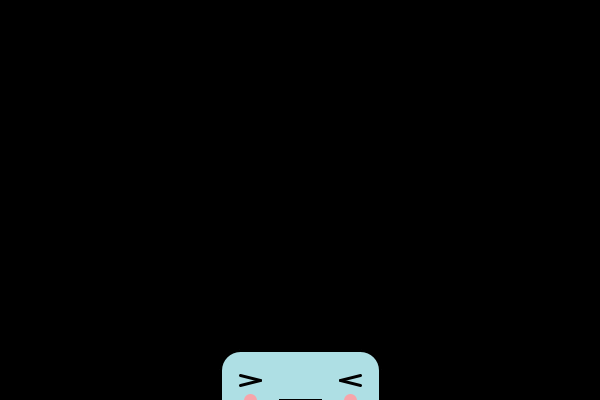
Frame 1 (no input)
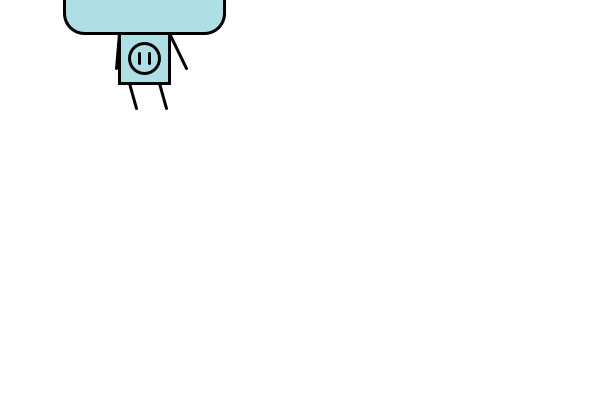
Frame 60 (the mouse pressed at the canvas centre just before this capture)
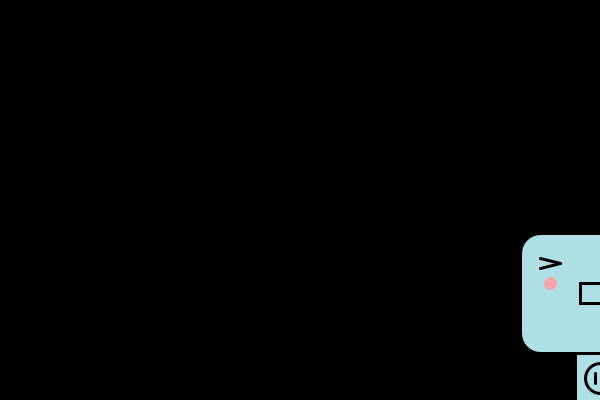
Frame 120 (the mouse held since frame 60 and released just before this capture)

The Processing sketch that drew these frames (run headless with seeded random() and noise(); from frame 60 on, the mouse is pressed at the canvas centre):

// Processing sketch: processing_38828
// ── processing_38828.pde

float robotX;
float robotY;
float startSpeed = 3;
float endSpeed = 10;
float startSpeed2 = 5;
float endSpeed2 = 15;
float speed = -random(startSpeed, endSpeed);
float speed2 = -random(startSpeed2, endSpeed2);

void setup(){
  size(600, 400);
  robotX = width/2;
  robotY = height + 100;
  frameRate(30);
  smooth();
  }

void draw() {  
  //background colors
  if (robotX ==0 || robotX == width ||robotY ==0 ||robotY == height +100) {
  background(0);
  } else {
  background(255);
  } 
  //ROBOT HEAD
  //coloring the head
  strokeWeight (3);
  stroke(174, 223, 228); 
  fill(174, 223, 228);
  rect (robotX-60, robotY-150, 120, 120);
  rect (robotX-80, robotY-130, 160, 80); 
  //antennae
  stroke(0);
  line (robotX, robotY-150, robotX + speed2-10, robotY-170);
  line (robotX, robotY-150, robotX + speed2+10, robotY-170);
  //head border lines
  line (robotX-60, robotY-150, robotX+60, robotY-150);
  line (robotX-60, robotY-30, robotX+60, robotY-30);
  line (robotX-80, robotY-130, robotX-80, robotY-50);
  line (robotX+80, robotY-130, robotX+80, robotY-50);
  //head's corners
  ellipseMode(CORNER);
  arc(robotX-80, robotY-150, 40, 40, PI, TWO_PI-PI/2);
  arc(robotX+40, robotY-150, 40, 40, TWO_PI-PI/2, TWO_PI);
  arc(robotX+40, robotY-70, 40, 40, 0, PI/2);
  arc(robotX-80, robotY-70, 40, 40, PI/2, PI);
  //blush
  ellipseMode(CENTER);
  stroke(247, 165, 170);
  fill(247, 165, 170); 
  ellipse(robotX-50, robotY-100, 10, 10);
  ellipse(robotX+50, robotY-100, 10, 10);
  //eyes
  stroke(0);
  fill(0);
  if (robotX <= 80 || robotX>=width-80 || robotY>= height+20 ||robotY<=80) { 
    //emotional eyes
    line(robotX-40, robotY-120, robotX-60, robotY-125);
    line(robotX-40, robotY-120, robotX-60, robotY-115);
    line(robotX+40, robotY-120, robotX+60, robotY-125);
    line(robotX+40, robotY-120, robotX+60, robotY-115);
  } else {
    //smiling eyes
    fill(174, 223, 228);
    arc(robotX-40, robotY-115, 20, 20, PI, TWO_PI-PI/2);
    arc(robotX-40, robotY-115, 20, 20, TWO_PI-PI/2, TWO_PI);
    arc(robotX+40, robotY-115, 20, 20, PI, TWO_PI-PI/2);
    arc(robotX+40, robotY-115, 20, 20, TWO_PI-PI/2, TWO_PI);
  }
  //mouth
  if (robotX <= 80 || robotX>=width-80 || robotY>= height+20 ||robotY<=80) { 
    fill(174, 223, 228);
    rect(robotX-20, robotY-100, 40, 20);
  } else { 
    line (robotX-20, robotY-100, robotX+20, robotY-100);
  }

  //ROBOT BODY
  fill(174, 223, 228);
  //body
  rect (robotX-25, robotY-30, 50, 50);
  //button
  ellipse (robotX, robotY-5, 30, 30);
  line (robotX-5, robotY-10, robotX-5, robotY);
  line (robotX+5, robotY-10, robotX+5, robotY);
  //hands
  line (robotX-25, robotY-30, robotX + speed2-35, robotY+5);
  line (robotX+25, robotY-30, robotX + speed2+35, robotY+5);
  //legs
  line (robotX-15, robotY+20, robotX + speed2-15, robotY+45);
  line (robotX+15, robotY+20, robotX + speed2+15, robotY+45);
  //move
    if (robotY >= height+100 || robotY <= 0) {
      speed = speed * -1;
    } 
    if (robotX >= width || robotX <= 0) {
      speed2 = speed2 * -1;
    }   
  robotY = robotY + speed ;
  robotX = robotX + speed2;
  robotY = constrain(robotY, 0, height+100);
  robotX = constrain(robotX, 0, width+0);
  }

void mousePressed() {
  //say hello
  println("I can't stop!");
  }
